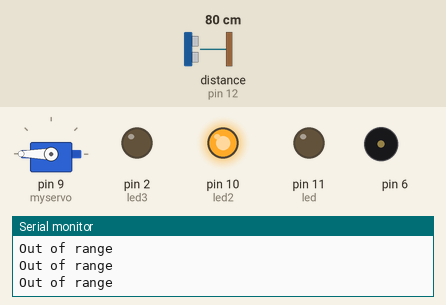
Recording of a sketch running on a simulated Arduino Uno, built with avr-gcc and run on an emulated ATmega328P. On the bench: servo, output pins drawn as LEDs (lit = HIGH), buzzer (waves = sounding), the last lines printed to the serial monitor. Wiring (inferred from the names in the program): ultrasonic range finder: trigger pin 13; echo pin 12. The inputs (shaded band) are chosen by the test bench; at power-on: distance to the obstacle (sensor on pin 12) 80 cm. The echo pulse lasts 58.3 µs per cm; pins used as bus, display or sensor lines are not drawn.

Above: at 1.3 s.
1.4 s: distance to the obstacle (sensor on pin 12) set to 5 cm
2.9 s: distance to the obstacle (sensor on pin 12) set to 2 cm
At 3.6 s:
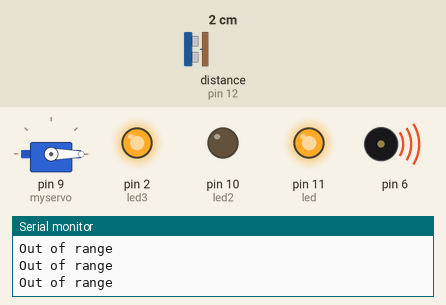
At 7.5 s:
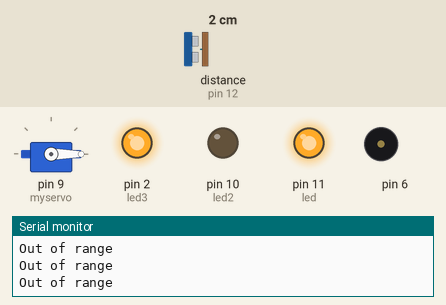
Timing chart, 0 to 13.6 s (numbered marks = the images above; inputs shaded):
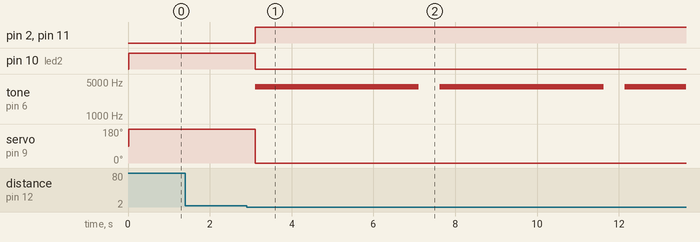

Measured:
- the behaviour switches between 4 and 3 cm on distance to the obstacle (sensor on pin 12) (found by bisection; images 0 and 1)
- after the input at 2.9 s, pin 2 (led3), pin 11 (led): LOW → HIGH after 0.21 s; pin 10 (led2): HIGH → LOW after 0.21 s; tone on pin 6: alternates 4000 Hz for 4.0 s and silent for 0.51 s, starting after 0.21 s; servo on pin 9 (myservo): 180° → 0° after 0.21 s

The sketch:

project.ino
```cpp
#include <Servo.h>

#define trigPin 13
#define echoPin 12
#define led 11
#define led2 10
#define led3 2
const int BUZZ = 6;

Servo myservo;  // create servo object to control a servo
// twelve servo objects can be created on most boards

int pos = 0;    // variable to store the servo position

void setup() {
  Serial.begin (9600);
  pinMode(trigPin, OUTPUT);
  pinMode(echoPin, INPUT);
  pinMode(led, OUTPUT);
  pinMode(led2, OUTPUT);
  pinMode(led3, OUTPUT);
  pinMode(6,OUTPUT);
  myservo.attach(9);
}

void loop() {
  long duration, distance ;
  digitalWrite(trigPin, LOW);  // Added this line
  delayMicroseconds(2); // Added this line
  digitalWrite(trigPin, HIGH);
//  delayMicroseconds(1000); - Removed this line
  delayMicroseconds(10); // Added this line
  digitalWrite(trigPin, LOW);
  duration = pulseIn(echoPin, HIGH);
  distance = (duration/2) / 29.1;
  if (distance < 4) {  // This is where the LED On/Off happens


    for (pos = 180; pos >= 0; pos -= 1) {
    // in steps of 1 degree
    myservo.write(pos);
//    delay(2000);


    }

    digitalWrite(led,HIGH);
    digitalWrite(led3,HIGH);// When the Red condition is met, the Green LED should turn off
    digitalWrite(led2,LOW);
     tone(6,4000);
    delay(4000);
    tone(6,0);

//    analogWrite(BUZZ, 1000);


}
  else {


     for (pos = 0; pos <= 180; pos += 1) { // goes from 0 degrees to 180 degrees
    // in steps of 1 degree
    myservo.write(pos);              // tell servo to go to position in variable 'pos'

}


    digitalWrite(led,LOW);
    digitalWrite(led3,LOW);
    digitalWrite(led2,HIGH);

  }
  if (distance >= 150 || distance >= 0){


    Serial.println("Out of range");
  }
  else {
    Serial.print(distance);
    Serial.println(" cm");
  }
  delay(500);
}
```
